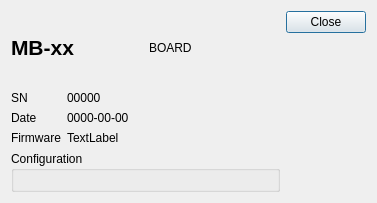
<?xml version="1.0" encoding="UTF-8"?>
<ui version="4.0">
 <class>AboutBoardDialog</class>
 <widget class="QDialog" name="AboutBoardDialog">
  <property name="geometry">
   <rect>
    <x>0</x>
    <y>0</y>
    <width>377</width>
    <height>203</height>
   </rect>
  </property>
  <property name="windowTitle">
   <string>About board</string>
  </property>
  <property name="modal">
   <bool>true</bool>
  </property>
  <layout class="QGridLayout" name="gridLayout">
   <item row="0" column="1">
    <widget class="QLabel" name="labelImage">
     <property name="minimumSize">
      <size>
       <width>128</width>
       <height>64</height>
      </size>
     </property>
     <property name="text">
      <string>BOARD</string>
     </property>
    </widget>
   </item>
   <item row="0" column="0">
    <widget class="QLabel" name="labelBoardName">
     <property name="sizePolicy">
      <sizepolicy hsizetype="Preferred" vsizetype="Preferred">
       <horstretch>0</horstretch>
       <verstretch>0</verstretch>
      </sizepolicy>
     </property>
     <property name="font">
      <font>
       <pointsize>16</pointsize>
       <weight>75</weight>
       <bold>true</bold>
      </font>
     </property>
     <property name="text">
      <string>MB-xx</string>
     </property>
     <property name="textFormat">
      <enum>Qt::RichText</enum>
     </property>
    </widget>
   </item>
   <item row="1" column="0" colspan="2">
    <layout class="QFormLayout" name="formLayout">
     <item row="0" column="0">
      <widget class="QLabel" name="labelSnIcon">
       <property name="text">
        <string>SN</string>
       </property>
      </widget>
     </item>
     <item row="0" column="1">
      <widget class="QLabel" name="labelSerialNumber">
       <property name="text">
        <string>00000</string>
       </property>
       <property name="textFormat">
        <enum>Qt::RichText</enum>
       </property>
      </widget>
     </item>
     <item row="1" column="0">
      <widget class="QLabel" name="labelFactoryDateIcon">
       <property name="text">
        <string>Date</string>
       </property>
      </widget>
     </item>
     <item row="1" column="1">
      <widget class="QLabel" name="labelFactoryDate">
       <property name="text">
        <string>0000-00-00</string>
       </property>
       <property name="textFormat">
        <enum>Qt::RichText</enum>
       </property>
      </widget>
     </item>
     <item row="2" column="0">
      <widget class="QLabel" name="labelFirmwareIcon">
       <property name="text">
        <string>Firmware</string>
       </property>
      </widget>
     </item>
     <item row="2" column="1">
      <widget class="QLabel" name="labelFirmware">
       <property name="text">
        <string>TextLabel</string>
       </property>
       <property name="textFormat">
        <enum>Qt::RichText</enum>
       </property>
      </widget>
     </item>
    </layout>
   </item>
   <item row="0" column="2">
    <widget class="QDialogButtonBox" name="buttonBox">
     <property name="orientation">
      <enum>Qt::Vertical</enum>
     </property>
     <property name="standardButtons">
      <set>QDialogButtonBox::Close</set>
     </property>
    </widget>
   </item>
   <item row="2" column="0" colspan="2">
    <widget class="QGroupBox" name="groupBoxConfig">
     <property name="title">
      <string>Configuration</string>
     </property>
     <layout class="QGridLayout" name="gridLayoutConfig"/>
    </widget>
   </item>
  </layout>
 </widget>
 <resources/>
 <connections>
  <connection>
   <sender>buttonBox</sender>
   <signal>accepted()</signal>
   <receiver>AboutBoardDialog</receiver>
   <slot>accept()</slot>
   <hints>
    <hint type="sourcelabel">
     <x>248</x>
     <y>254</y>
    </hint>
    <hint type="destinationlabel">
     <x>157</x>
     <y>274</y>
    </hint>
   </hints>
  </connection>
  <connection>
   <sender>buttonBox</sender>
   <signal>rejected()</signal>
   <receiver>AboutBoardDialog</receiver>
   <slot>reject()</slot>
   <hints>
    <hint type="sourcelabel">
     <x>316</x>
     <y>260</y>
    </hint>
    <hint type="destinationlabel">
     <x>286</x>
     <y>274</y>
    </hint>
   </hints>
  </connection>
 </connections>
</ui>
